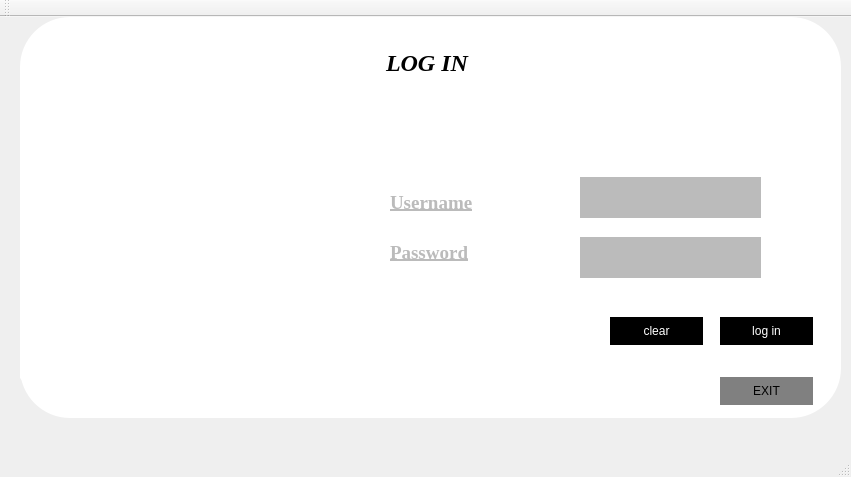
<?xml version="1.0" encoding="UTF-8"?>
<ui version="4.0">
 <class>bookshopmain</class>
 <widget class="QMainWindow" name="bookshopmain">
  <property name="geometry">
   <rect>
    <x>0</x>
    <y>0</y>
    <width>851</width>
    <height>477</height>
   </rect>
  </property>
  <property name="windowTitle">
   <string>bookshopmain</string>
  </property>
  <widget class="QWidget" name="centralWidget">
   <widget class="QGroupBox" name="groupBox">
    <property name="geometry">
     <rect>
      <x>20</x>
      <y>0</y>
      <width>821</width>
      <height>401</height>
     </rect>
    </property>
    <property name="styleSheet">
     <string notr="true">background-color:white;
border-radius:50px;</string>
    </property>
    <property name="title">
     <string/>
    </property>
    <widget class="QLineEdit" name="usernamel">
     <property name="geometry">
      <rect>
       <x>560</x>
       <y>160</y>
       <width>181</width>
       <height>41</height>
      </rect>
     </property>
     <property name="styleSheet">
      <string notr="true">background-color:#bbbbbb;border-radius:50%;</string>
     </property>
     <property name="text">
      <string/>
     </property>
    </widget>
    <widget class="QLineEdit" name="passwordl">
     <property name="geometry">
      <rect>
       <x>560</x>
       <y>220</y>
       <width>181</width>
       <height>41</height>
      </rect>
     </property>
     <property name="styleSheet">
      <string notr="true">background-color:#bbbbbb;
border:white 2px;
border-radius:50px;</string>
     </property>
    </widget>
    <widget class="QPushButton" name="logbtn">
     <property name="geometry">
      <rect>
       <x>700</x>
       <y>300</y>
       <width>93</width>
       <height>28</height>
      </rect>
     </property>
     <property name="styleSheet">
      <string notr="true">background-color:black;
color:white;
font: 75 10pt &quot;Georgia&quot;;</string>
     </property>
     <property name="text">
      <string>log in</string>
     </property>
    </widget>
    <widget class="QPushButton" name="exitbtn">
     <property name="geometry">
      <rect>
       <x>700</x>
       <y>360</y>
       <width>93</width>
       <height>28</height>
      </rect>
     </property>
     <property name="styleSheet">
      <string notr="true">background-color:grey;
font: 10pt &quot;Felix Titling&quot;;</string>
     </property>
     <property name="text">
      <string>EXIT</string>
     </property>
    </widget>
    <widget class="QLabel" name="label_2">
     <property name="geometry">
      <rect>
       <x>330</x>
       <y>20</y>
       <width>211</width>
       <height>51</height>
      </rect>
     </property>
     <property name="font">
      <font>
       <family>Georgia</family>
       <pointsize>18</pointsize>
       <weight>75</weight>
       <italic>true</italic>
       <bold>true</bold>
      </font>
     </property>
     <property name="text">
      <string>      LOG IN</string>
     </property>
    </widget>
    <widget class="QLabel" name="label_3">
     <property name="geometry">
      <rect>
       <x>370</x>
       <y>170</y>
       <width>141</width>
       <height>31</height>
      </rect>
     </property>
     <property name="font">
      <font>
       <family>Georgia</family>
       <pointsize>14</pointsize>
       <weight>75</weight>
       <bold>true</bold>
       <underline>true</underline>
      </font>
     </property>
     <property name="styleSheet">
      <string notr="true">background-color:transparent;
color:#bbbbbb;</string>
     </property>
     <property name="text">
      <string>Username</string>
     </property>
    </widget>
    <widget class="QLabel" name="label_4">
     <property name="geometry">
      <rect>
       <x>370</x>
       <y>220</y>
       <width>141</width>
       <height>31</height>
      </rect>
     </property>
     <property name="font">
      <font>
       <family>Georgia</family>
       <pointsize>14</pointsize>
       <weight>75</weight>
       <bold>true</bold>
       <underline>true</underline>
      </font>
     </property>
     <property name="styleSheet">
      <string notr="true">background-color:transparent;
color:#bbbbbb;</string>
     </property>
     <property name="text">
      <string>Password</string>
     </property>
    </widget>
    <widget class="QPushButton" name="clearlog">
     <property name="geometry">
      <rect>
       <x>590</x>
       <y>300</y>
       <width>93</width>
       <height>28</height>
      </rect>
     </property>
     <property name="styleSheet">
      <string notr="true">background-color:black;
color:white;
font: 75 10pt &quot;Georgia&quot;;</string>
     </property>
     <property name="text">
      <string>clear</string>
     </property>
    </widget>
    <widget class="QLabel" name="label">
     <property name="geometry">
      <rect>
       <x>-10</x>
       <y>30</y>
       <width>431</width>
       <height>351</height>
      </rect>
     </property>
     <property name="text">
      <string/>
     </property>
     <property name="pixmap">
      <pixmap>../../../../../Downloads/book1-png</pixmap>
     </property>
     <property name="scaledContents">
      <bool>true</bool>
     </property>
    </widget>
    <zorder>label</zorder>
    <zorder>usernamel</zorder>
    <zorder>passwordl</zorder>
    <zorder>logbtn</zorder>
    <zorder>exitbtn</zorder>
    <zorder>label_2</zorder>
    <zorder>label_3</zorder>
    <zorder>label_4</zorder>
    <zorder>clearlog</zorder>
   </widget>
  </widget>
  <widget class="QMenuBar" name="menuBar">
   <property name="geometry">
    <rect>
     <x>0</x>
     <y>0</y>
     <width>851</width>
     <height>26</height>
    </rect>
   </property>
  </widget>
  <widget class="QToolBar" name="mainToolBar">
   <attribute name="toolBarArea">
    <enum>TopToolBarArea</enum>
   </attribute>
   <attribute name="toolBarBreak">
    <bool>false</bool>
   </attribute>
  </widget>
  <widget class="QStatusBar" name="statusBar"/>
 </widget>
 <layoutdefault spacing="6" margin="11"/>
 <resources/>
 <connections/>
</ui>
